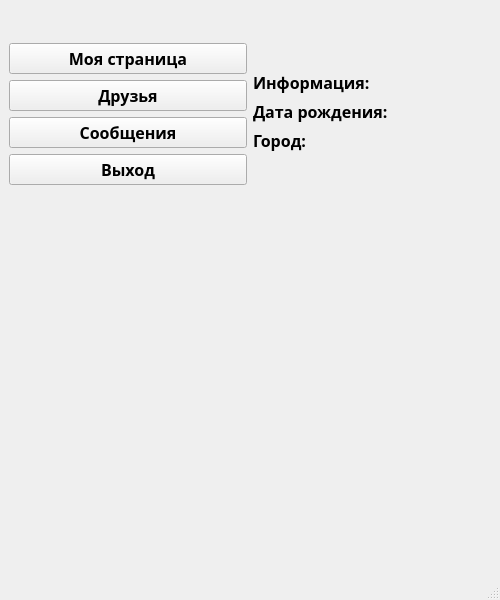
<?xml version="1.0" encoding="UTF-8"?>
<ui version="4.0">
 <class>MainWindow_main</class>
 <widget class="QMainWindow" name="MainWindow_main">
  <property name="geometry">
   <rect>
    <x>0</x>
    <y>0</y>
    <width>500</width>
    <height>600</height>
   </rect>
  </property>
  <property name="minimumSize">
   <size>
    <width>500</width>
    <height>600</height>
   </size>
  </property>
  <property name="maximumSize">
   <size>
    <width>16777215</width>
    <height>16777215</height>
   </size>
  </property>
  <property name="windowTitle">
   <string>MainWindow</string>
  </property>
  <widget class="QWidget" name="centralwidget">
   <layout class="QGridLayout" name="gridLayout">
    <item row="0" column="0">
     <layout class="QVBoxLayout" name="verticalLayout">
      <property name="rightMargin">
       <number>0</number>
      </property>
      <property name="bottomMargin">
       <number>350</number>
      </property>
      <item>
       <widget class="QPushButton" name="pushButton">
        <property name="font">
         <font>
          <family>Unispace</family>
          <pointsize>12</pointsize>
          <weight>75</weight>
          <bold>true</bold>
         </font>
        </property>
        <property name="text">
         <string>Моя страница</string>
        </property>
       </widget>
      </item>
      <item>
       <widget class="QPushButton" name="pushButton_2">
        <property name="font">
         <font>
          <family>Unispace</family>
          <pointsize>12</pointsize>
          <weight>75</weight>
          <bold>true</bold>
         </font>
        </property>
        <property name="text">
         <string>Друзья</string>
        </property>
       </widget>
      </item>
      <item>
       <widget class="QPushButton" name="pushButton_3">
        <property name="font">
         <font>
          <family>Unispace</family>
          <pointsize>12</pointsize>
          <weight>75</weight>
          <bold>true</bold>
         </font>
        </property>
        <property name="text">
         <string>Сообщения</string>
        </property>
       </widget>
      </item>
      <item>
       <widget class="QPushButton" name="pushButton_4">
        <property name="font">
         <font>
          <family>Unispace</family>
          <pointsize>12</pointsize>
          <weight>75</weight>
          <bold>true</bold>
         </font>
        </property>
        <property name="text">
         <string>Выход</string>
        </property>
       </widget>
      </item>
     </layout>
    </item>
    <item row="0" column="1">
     <layout class="QFormLayout" name="formLayout">
      <item row="0" column="0" colspan="2">
       <widget class="QLabel" name="name">
        <property name="font">
         <font>
          <family>Unispace</family>
          <pointsize>12</pointsize>
          <weight>75</weight>
          <bold>true</bold>
         </font>
        </property>
        <property name="text">
         <string/>
        </property>
       </widget>
      </item>
      <item row="3" column="0">
       <widget class="QLabel" name="label_4">
        <property name="font">
         <font>
          <family>Unispace</family>
          <pointsize>12</pointsize>
          <weight>75</weight>
          <bold>true</bold>
         </font>
        </property>
        <property name="text">
         <string>Город:</string>
        </property>
       </widget>
      </item>
      <item row="2" column="0">
       <widget class="QLabel" name="label_3">
        <property name="font">
         <font>
          <family>Unispace</family>
          <pointsize>12</pointsize>
          <weight>75</weight>
          <bold>true</bold>
         </font>
        </property>
        <property name="text">
         <string>Дата рождения:</string>
        </property>
       </widget>
      </item>
      <item row="1" column="0">
       <widget class="QLabel" name="label_2">
        <property name="font">
         <font>
          <family>Unispace</family>
          <pointsize>12</pointsize>
          <weight>75</weight>
          <bold>true</bold>
         </font>
        </property>
        <property name="text">
         <string>Информация:</string>
        </property>
       </widget>
      </item>
      <item row="1" column="1">
       <widget class="QLabel" name="info">
        <property name="text">
         <string/>
        </property>
       </widget>
      </item>
      <item row="2" column="1">
       <widget class="QLabel" name="dateOfbirth">
        <property name="text">
         <string/>
        </property>
       </widget>
      </item>
      <item row="4" column="0">
       <widget class="QLabel" name="label_5">
        <property name="text">
         <string/>
        </property>
       </widget>
      </item>
      <item row="3" column="1">
       <widget class="QLabel" name="city">
        <property name="text">
         <string/>
        </property>
       </widget>
      </item>
     </layout>
    </item>
   </layout>
  </widget>
  <widget class="QMenuBar" name="menubar">
   <property name="geometry">
    <rect>
     <x>0</x>
     <y>0</y>
     <width>500</width>
     <height>21</height>
    </rect>
   </property>
  </widget>
  <widget class="QStatusBar" name="statusbar"/>
 </widget>
 <resources/>
 <connections/>
</ui>
